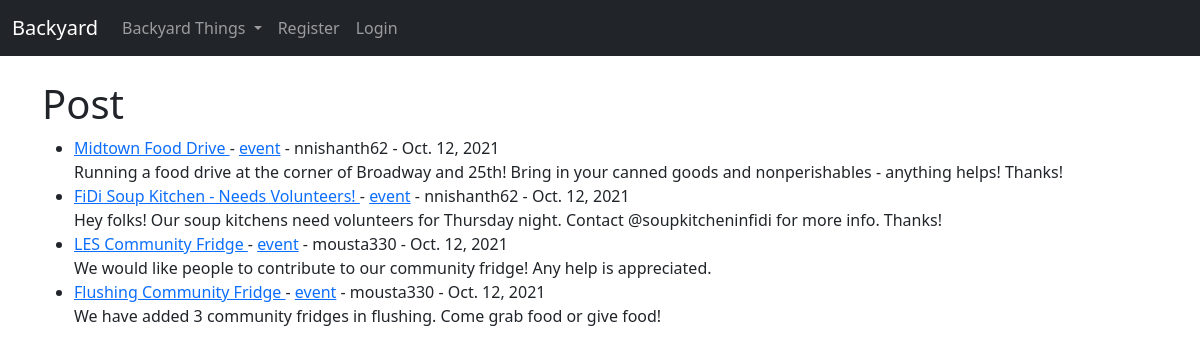
The page / on the database its author committed.
### blog/models.py (models this page shows, shortened)
class Post(models.Model):
    title = models.CharField(max_length=255)
    title_tag = models.CharField(max_length=255)
    author = models.ForeignKey(User, on_delete=models.CASCADE)
    body = models.TextField()
    post_date = models.DateField(auto_now_add=True)
    category = models.CharField(max_length=255, default="event")

### blog/views.py (the view)
# urls.py: path('', HomeView.as_view(), name="home"),
class HomeView(ListView):
    model = Post
    template_name = 'home.html'
    ordering = ['-post_date']
    def get_context_data(self, *args, **kwargs):
        cat_menu = Category.objects.all()
        context = super(HomeView, self).get_context_data(*args, **kwargs)
        context["cat_menu"] = cat_menu
        return context

### blog/models.py (called while the page is built)
    def __str__(self):
        return self.name

### blog/templates/home.html (shortened to what this page needs)
{% extends 'base.html' %}
{% block content %}
<h1>Post</h1>
<ul>
	{% for post in object_list %}
	<li><a href = "{% url 'post_detail' post.pk %}">
		{{ post.title }}
	</a>
		- <a href="{% url 'category' post.category|slugify %}"> {{post.category}}</a>
		- {{ post.author }}
		- {{post.post_date}}
		<br/>
		{{ post.body }}</li>
	{% endfor %}
</ul>
{% endblock %}

### blog/templates/base.html (shortened to what this page needs)
 <!doctype html>
<html lang="en">
  <head>
    <link href="https://cdn.jsdelivr.net/npm/bootstrap@5.1.3/dist/css/bootstrap.min.css" rel="stylesheet">
  </head>
  <body>
  <nav class="navbar navbar-expand-lg navbar-dark bg-dark">
  <div class="container-fluid">
    <a class="navbar-brand" href="{% url 'home' %}">Backyard</a>
    <div class="collapse navbar-collapse" id="navbarSupportedContent">
      <ul class="navbar-nav me-auto mb-2 mb-lg-0">
        {% if cat_menu %}
        <li class="nav-item dropdown">
          <a class="nav-link dropdown-toggle" href="#" id="navbarDropdown" role="button" data-bs-toggle="dropdown" aria-expanded="false">
            Backyard Things
          </a>
        </li>
        {% else %}
        <li class="nav-item">
          <a class="nav-link" href="{% url 'category-list' %}">Backyard Things</a>
        </li>
        {% endif %}
        {% if user.is_authenticated %}
          <li class="nav-item">
            <a class="nav-link" href="{% url 'make_post' %}">Make Post</a>
          </li>
          <!--
          <li class="nav-item">
            <a class="nav-link" href="{% url 'add_category' %}">Add Category</a>
          </li>
          -->
          <li class="nav-item">
            <a class="nav-link" href="{% url 'logout' %}">Logout</a>
          </li>
        {% else %}
          <li class="nav-item">
            <a class="nav-link" href="{% url 'register' %}">Register</a>
          </li>
          <li class="nav-item">
            <a class="nav-link" href="{% url 'login' %}">Login</a>
          </li>
        {% endif %}
      </ul>
    </div>
  </div>
</nav>
    <div class="container">
    {% block content %}
    {% endblock %}
    </div>
  </body>
</html>

### rows shown on the page
Post: title "Midtown Food Drive", category "event", author "nnishanth62", post_date "Oct. 12, 2021", body "Running a food drive at the corner of Broadway and 25th! Bring in your canned goods and nonperishables - anything helps! Thanks!"
Post: title "FiDi Soup Kitchen - Needs Volunteers!", category "event", author "nnishanth62", post_date "Oct. 12, 2021", body "Hey folks! Our soup kitchens need volunteers for Thursday night. Contact @soupkitcheninfidi for more info. Thanks!"
Post: title "LES Community Fridge", category "event", author "mousta330", post_date "Oct. 12, 2021", body "We would like people to contribute to our community fridge! Any help is appreciated."
Post: title "Flushing Community Fridge", category "event", author "mousta330", post_date "Oct. 12, 2021", body "We have added 3 community fridges in flushing. Come grab food or give food!"
